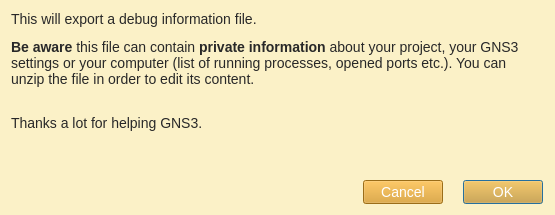
<?xml version="1.0" encoding="UTF-8"?>
<ui version="4.0">
 <class>ExportDebugDialog</class>
 <widget class="QDialog" name="ExportDebugDialog">
  <property name="windowModality">
   <enum>Qt::WindowModal</enum>
  </property>
  <property name="geometry">
   <rect>
    <x>0</x>
    <y>0</y>
    <width>555</width>
    <height>215</height>
   </rect>
  </property>
  <property name="windowTitle">
   <string>Export debug information</string>
  </property>
  <property name="styleSheet">
   <string notr="true">QWidget{
	background-color: #fbf1c7;
}
QMenuBar::item{
	background-color: #fbf1c7;
}
QDockWidget::title{
	background: #d5c4a1;
	padding-left: 5px;
}
QDockWidget, QMenuBar{
    color: #282828;
    font: bold 14px;
}
QTextEdit, QPlainTextEdit, QLineEdit, QSpinBox, QComboBox {
  background-color: #d5c4a1;
  color: #282828;
}
QTextEdit#uiConsoleTextEdit {
  background-color: #fbf1c7;
  color: #282828;
  font: 13px;
}
QTabWidget {
	font: 14px;
	border-top: 2px;
}
QTabBar::tab {
    background: #d5c4a1;
    color: #282828;
    min-width: 8ex;
    padding: 2px;
	border-top-right-radius: 6px;
	border-top-left-radius: 6px;
}
QTabBar::tab:selected {
    background: #458588;
	color: #FFFFFF;
}
QGroupBox {
    color: #076678;
    font: 14px;
    padding: 15px;
    border-style: none;
}
QMainWindow::separator {
	background: #d5c4a1;
	width: 1px;
	height: 1px;
}
QComboBox {
	selection-background-color: #458588;
	selection-color: #FFFFFF;
}

QToolBar{
	background: #d5c4a1;
	border: 0px;
}
QPushButton {
	background-color: #d79921;
    color: #FFFFFF;
	font: 14px;
}
QToolButton {
	background-color: #d79921;
    color: #FFFFFF;
	font: 14px;
}
QTreeWidget, QListWidget {
	background-color: #fbf1c7;
	color: #282828;
    alternate-background-color: #d5c4a1; 
	font: 14px;
}
QTreeWidget#uiTreeWidget {
	background-color: #d5c4a1;
	color: #282828;
	font: bold 16px;
}
QTreeWidget::item:selected, QTreeWidget::item:hover, QMenu::item:selected,QToolButton::hover,QPushButton::hover,QTabBar::tab:hover {
	background-color: #458588;
	color: #FFFFFF;
}
QMenu {
	background-color: #fbf1c7;
    color: #282828;
}
QLabel {
	color: #282828;
	font: 14px;
}
QLabel#uiTitleLabel {
	color: #282828;
	font: bold 16px;
}

QAbstractScrollArea::corner {
    background: #fbf1c7;
}
QScrollBar::handle:horizontal {
    background: #d5c4a1;
    min-width: 20px;
}
QScrollBar::handle:vertical {
    background: #d5c4a1;
    min-width: 20px;
}
QScrollBar:vertical {
    width: 6px;
}
QScrollBar:horizontal {
    height: 6px;
}
QScrollBar::up-arrow:vertical, QScrollBar::down-arrow:vertical, QScrollBar::down-arrow:horizontal, QScrollBar::up-arrow:horizontal { 
	border: 0px;
    height: 0px; 
    width: 0px; 
}
         
QScrollBar::add-page:horizontal, QScrollBar::sub-page:horizontal, QScrollBar::add-page:vertical, QScrollBar::sub-page:vertical {
  background: none
}
QStatusBar {
	background-color: #d5c4a1;
	color: #282828;
}

QRadioButton, QCheckBox {
  color: #282828;
}
QRadioButton::disabled, QCheckBox::disabled {
  color: gray;
}


</string>
  </property>
  <property name="modal">
   <bool>true</bool>
  </property>
  <layout class="QVBoxLayout" name="verticalLayout">
   <property name="rightMargin">
    <number>12</number>
   </property>
   <item>
    <widget class="QLabel" name="label">
     <property name="text">
      <string>&lt;html&gt;&lt;head/&gt;&lt;body&gt;&lt;p&gt;This will export a debug information file.&lt;/p&gt;&lt;p&gt;&lt;span style=&quot; font-weight:600;&quot;&gt;Be aware&lt;/span&gt; this file can contain &lt;span style=&quot; font-weight:600;&quot;&gt;private information&lt;/span&gt; about your project, your GNS3 settings or your computer (list of running processes, opened ports etc.). You can unzip the file in order to edit its content.&lt;/p&gt;&lt;p&gt;&lt;br/&gt;Thanks a lot for helping GNS3.&lt;/p&gt;&lt;/body&gt;&lt;/html&gt;</string>
     </property>
     <property name="textFormat">
      <enum>Qt::RichText</enum>
     </property>
     <property name="scaledContents">
      <bool>false</bool>
     </property>
     <property name="alignment">
      <set>Qt::AlignLeading|Qt::AlignLeft|Qt::AlignTop</set>
     </property>
     <property name="wordWrap">
      <bool>true</bool>
     </property>
    </widget>
   </item>
   <item>
    <layout class="QHBoxLayout" name="horizontalLayout">
     <property name="spacing">
      <number>20</number>
     </property>
     <item>
      <spacer name="horizontalSpacer">
       <property name="orientation">
        <enum>Qt::Horizontal</enum>
       </property>
       <property name="sizeHint" stdset="0">
        <size>
         <width>40</width>
         <height>20</height>
        </size>
       </property>
      </spacer>
     </item>
     <item>
      <widget class="QPushButton" name="uiCancelButton">
       <property name="sizePolicy">
        <sizepolicy hsizetype="Fixed" vsizetype="Fixed">
         <horstretch>0</horstretch>
         <verstretch>0</verstretch>
        </sizepolicy>
       </property>
       <property name="text">
        <string>Cancel</string>
       </property>
      </widget>
     </item>
     <item>
      <widget class="QDialogButtonBox" name="uiOkButton">
       <property name="sizePolicy">
        <sizepolicy hsizetype="Fixed" vsizetype="Fixed">
         <horstretch>0</horstretch>
         <verstretch>0</verstretch>
        </sizepolicy>
       </property>
       <property name="orientation">
        <enum>Qt::Horizontal</enum>
       </property>
       <property name="standardButtons">
        <set>QDialogButtonBox::Ok</set>
       </property>
      </widget>
     </item>
    </layout>
   </item>
  </layout>
  <zorder>label</zorder>
  <zorder></zorder>
 </widget>
 <resources>
  <include location="../../resources/resources.qrc"/>
 </resources>
 <connections>
  <connection>
   <sender>uiCancelButton</sender>
   <signal>clicked()</signal>
   <receiver>ExportDebugDialog</receiver>
   <slot>reject()</slot>
   <hints>
    <hint type="sourcelabel">
     <x>347</x>
     <y>184</y>
    </hint>
    <hint type="destinationlabel">
     <x>286</x>
     <y>274</y>
    </hint>
   </hints>
  </connection>
 </connections>
</ui>
